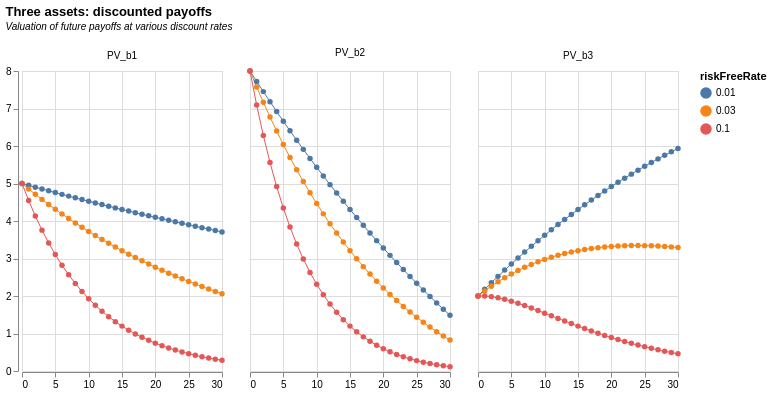

Source (Vega-Lite JSON):
### Vega-Lite specification from a JSON file in a GitHub repository (floating-point values rounded to 4 significant figures)
{"$schema": "https://vega.github.io/schema/vega-lite/v5.json", "title": {"text": "Three assets: discounted payoffs", "subtitle": ["Valuation of future payoffs at various discount rates", ""], "subtitleFontStyle": "italic", "subtitleFontSize": 10, "anchor": "start", "color": "black"}, "width": 200, "height": 300, "data": {"values": [{"year": "0", "riskFreeRate": "0.01", "discountFactor": "1", "bond1": "5", "bond2": "8", "bond3": "2", "PV_b1": "5", "PV_b2": "8", "PV_b3": "2", "cycles": "0", "wages": "10", "asset1": "5", "asset2": "5"}, {"year": "1", "riskFreeRate": "0.01", "discountFactor": "0.99009901", "bond1": "5", "bond2": "7.8", "bond3": "2.2", "PV_b1": "4.95049505", "PV_b2": "7.722772277", "PV_b3": "2.178217822", "cycles": "-0.991778853", "wages": "9.008221147", "asset1": "4.008221147", "asset2": "5.991778853"}, {"year": "2", "riskFreeRate": "0.01", "discountFactor": "0.980296049", "bond1": "5", "bond2": "7.6", "bond3": "2.4", "PV_b1": "4.901480247", "PV_b2": "7.450249975", "PV_b3": "2.352710519", "cycles": "0.253823363", "wages": "10.25382336", "asset1": "5.253823363", "asset2": "4.746176637"}, {"year": "3", "riskFreeRate": "0.01", "discountFactor": "0.970590148", "bond1": "5", "bond2": "7.4", "bond3": "2.6", "PV_b1": "4.85295074", "PV_b2": "7.182367095", "PV_b3": "2.523534385", "cycles": "0.926818505", "wages": "10.92681851", "asset1": "5.926818505", "asset2": "4.073181495"}, {"year": "4", "riskFreeRate": "0.01", "discountFactor": "0.960980344", "bond1": "5", "bond2": "7.2", "bond3": "2.8", "PV_b1": "4.804901722", "PV_b2": "6.91905848", "PV_b3": "2.690744965", "cycles": "-0.491021594", "wages": "9.508978406", "asset1": "4.508978406", "asset2": "5.491021594"}, {"year": "5", "riskFreeRate": "0.01", "discountFactor": "0.951465688", "bond1": "5", "bond2": "7", "bond3": "3", "PV_b1": "4.757328438", "PV_b2": "6.660259813", "PV_b3": "2.854397063", "cycles": "-0.801152636", "wages": "9.198847364", "asset1": "4.198847364", "asset2": "5.801152636"}, {"year": "6", "riskFreeRate": "0.01", "discountFactor": "0.942045235", "bond1": "5", "bond2": "6.8", "bond3": "3.2", "PV_b1": "4.710226176", "PV_b2": "6.4059076", "PV_b3": "3.014544753", "cycles": "0.696058488", "wages": "10.69605849", "asset1": "5.696058488", "asset2": "4.303941512"}, {"year": "7", "riskFreeRate": "0.01", "discountFactor": "0.932718055", "bond1": "5", "bond2": "6.6", "bond3": "3.4", "PV_b1": "4.663590274", "PV_b2": "6.155939161", "PV_b3": "3.171241386", "cycles": "0.623012211", "wages": "10.62301221", "asset1": "5.623012211", "asset2": "4.376987789"}, {"year": "8", "riskFreeRate": "0.01", "discountFactor": "0.923483222", "bond1": "5", "bond2": "6.4", "bond3": "3.6", "PV_b1": "4.617416112", "PV_b2": "5.910292624", "PV_b3": "3.324539601", "cycles": "-0.855504371", "wages": "9.144495629", "asset1": "4.144495629", "asset2": "5.855504371"}, {"year": "9", "riskFreeRate": "0.01", "discountFactor": "0.914339824", "bond1": "5", "bond2": "6.2", "bond3": "3.8", "PV_b1": "4.571699121", "PV_b2": "5.66890691", "PV_b3": "3.474491332", "cycles": "-0.404065219", "wages": "9.595934781", "asset1": "4.595934781", "asset2": "5.404065219"}, {"year": "10", "riskFreeRate": "0.01", "discountFactor": "0.905286955", "bond1": "5", "bond2": "6", "bond3": "4", "PV_b1": "4.526434773", "PV_b2": "5.431721728", "PV_b3": "3.621147819", "cycles": "0.958915723", "wages": "10.95891572", "asset1": "5.958915723", "asset2": "4.041084277"}, {"year": "11", "riskFreeRate": "0.01", "discountFactor": "0.896323718", "bond1": "5", "bond2": "5.8", "bond3": "4.2", "PV_b1": "4.481618588", "PV_b2": "5.198677562", "PV_b3": "3.764559614", "cycles": "0.158652431", "wages": "10.15865243", "asset1": "5.158652431", "asset2": "4.841347569"}, {"year": "12", "riskFreeRate": "0.01", "discountFactor": "0.887449225", "bond1": "5", "bond2": "5.6", "bond3": "4.4", "PV_b1": "4.437246126", "PV_b2": "4.969715661", "PV_b3": "3.904776591", "cycles": "-0.999519224", "wages": "9.000480776", "asset1": "4.000480776", "asset2": "5.999519224"}, {"year": "13", "riskFreeRate": "0.01", "discountFactor": "0.878662599", "bond1": "5", "bond2": "5.4", "bond3": "4.6", "PV_b1": "4.393312996", "PV_b2": "4.744778036", "PV_b3": "4.041847957", "cycles": "0.097151904", "wages": "10.0971519", "asset1": "5.097151904", "asset2": "4.902848096"}, {"year": "14", "riskFreeRate": "0.01", "discountFactor": "0.86996297", "bond1": "5", "bond2": "5.2", "bond3": "4.8", "PV_b1": "4.349814848", "PV_b2": "4.523807442", "PV_b3": "4.175822254", "cycles": "0.974655392", "wages": "10.97465539", "asset1": "5.974655392", "asset2": "4.025344608"}, {"year": "15", "riskFreeRate": "0.01", "discountFactor": "0.861349475", "bond1": "5", "bond2": "5", "bond3": "5", "PV_b1": "4.306747374", "PV_b2": "4.306747374", "PV_b3": "4.306747374", "cycles": "-0.346592904", "wages": "9.653407096", "asset1": "4.653407096", "asset2": "5.346592904"}, {"year": "16", "riskFreeRate": "0.01", "discountFactor": "0.852821262", "bond1": "5", "bond2": "4.8", "bond3": "5.2", "PV_b1": "4.264106311", "PV_b2": "4.093542059", "PV_b3": "4.434670563", "cycles": "-0.885952778", "wages": "9.114047222", "asset1": "4.114047222", "asset2": "5.885952778"}, {"year": "17", "riskFreeRate": "0.01", "discountFactor": "0.844377487", "bond1": "5", "bond2": "4.6", "bond3": "5.4", "PV_b1": "4.221887437", "PV_b2": "3.884136442", "PV_b3": "4.559638432", "cycles": "0.573332477", "wages": "10.57333248", "asset1": "5.573332477", "asset2": "4.426667523"}, {"year": "18", "riskFreeRate": "0.01", "discountFactor": "0.836017314", "bond1": "5", "bond2": "4.4", "bond3": "5.6", "PV_b1": "4.180086571", "PV_b2": "3.678476182", "PV_b3": "4.681696959", "cycles": "0.7392213", "wages": "10.7392213", "asset1": "5.7392213", "asset2": "4.2607787"}, {"year": "19", "riskFreeRate": "0.01", "discountFactor": "0.827739915", "bond1": "5", "bond2": "4.2", "bond3": "5.8", "PV_b1": "4.138699575", "PV_b2": "3.476507643", "PV_b3": "4.800891507", "cycles": "-0.762519447", "wages": "9.237480553", "asset1": "4.237480553", "asset2": "5.762519447"}, {"year": "20", "riskFreeRate": "0.01", "discountFactor": "0.81954447", "bond1": "5", "bond2": "4", "bond3": "6", "PV_b1": "4.097722352", "PV_b2": "3.278177881", "PV_b3": "4.917266822", "cycles": "-0.544071696", "wages": "9.455928304", "asset1": "4.455928304", "asset2": "5.544071696"}, {"year": "21", "riskFreeRate": "0.01", "discountFactor": "0.811430169", "bond1": "5", "bond2": "3.8", "bond3": "6.2", "PV_b1": "4.057150843", "PV_b2": "3.083434641", "PV_b3": "5.030867046", "cycles": "0.901762291", "wages": "10.90176229", "asset1": "5.901762291", "asset2": "4.098237709"}, {"year": "22", "riskFreeRate": "0.01", "discountFactor": "0.803396207", "bond1": "5", "bond2": "3.6", "bond3": "6.4", "PV_b1": "4.016981033", "PV_b2": "2.892226344", "PV_b3": "5.141735722", "cycles": "0.313286037", "wages": "10.31328604", "asset1": "5.313286037", "asset2": "4.686713963"}, {"year": "23", "riskFreeRate": "0.01", "discountFactor": "0.795441789", "bond1": "5", "bond2": "3.4", "bond3": "6.6", "PV_b1": "3.977208943", "PV_b2": "2.704502082", "PV_b3": "5.249915805", "cycles": "-0.981940765", "wages": "9.018059235", "asset1": "4.018059235", "asset2": "5.981940765"}, {"year": "24", "riskFreeRate": "0.01", "discountFactor": "0.787566127", "bond1": "5", "bond2": "3.2", "bond3": "6.8", "PV_b1": "3.937830637", "PV_b2": "2.520211608", "PV_b3": "5.355449666", "cycles": "-0.06198051", "wages": "9.93801949", "asset1": "4.93801949", "asset2": "5.06198051"}, {"year": "25", "riskFreeRate": "0.01", "discountFactor": "0.779768443", "bond1": "5", "bond2": "3", "bond3": "7", "PV_b1": "3.898842215", "PV_b2": "2.339305329", "PV_b3": "5.458379101", "cycles": "0.997803274", "wages": "10.99780327", "asset1": "5.997803274", "asset2": "4.002196726"}, {"year": "26", "riskFreeRate": "0.01", "discountFactor": "0.772047963", "bond1": "5", "bond2": "2.8", "bond3": "7.2", "PV_b1": "3.860239817", "PV_b2": "2.161734297", "PV_b3": "5.558745336", "cycles": "-0.193384667", "wages": "9.806615333", "asset1": "4.806615333", "asset2": "5.193384667"}, {"year": "27", "riskFreeRate": "0.01", "discountFactor": "0.764403924", "bond1": "5", "bond2": "2.6", "bond3": "7.4", "PV_b1": "3.822019621", "PV_b2": "1.987450203", "PV_b3": "5.656589038", "cycles": "-0.948310843", "wages": "9.051689157", "asset1": "4.051689157", "asset2": "5.948310843"}, {"year": "28", "riskFreeRate": "0.01", "discountFactor": "0.756835568", "bond1": "5", "bond2": "2.4", "bond3": "7.6", "PV_b1": "3.784177842", "PV_b2": "1.816405364", "PV_b3": "5.75195032", "cycles": "0.436083376", "wages": "10.43608338", "asset1": "5.436083376", "asset2": "4.563916624"}, {"year": "29", "riskFreeRate": "0.01", "discountFactor": "0.749342147", "bond1": "5", "bond2": "2.2", "bond3": "7.8", "PV_b1": "3.746710735", "PV_b2": "1.648552723", "PV_b3": "5.844868746", "cycles": "0.836705168", "wages": "10.83670517", "asset1": "5.836705168", "asset2": "4.163294832"}, {"year": "30", "riskFreeRate": "0.01", "discountFactor": "0.741922918", "bond1": "5", "bond2": "2", "bond3": "8", "PV_b1": "3.709614589", "PV_b2": "1.483845836", "PV_b3": "5.935383342", "cycles": "-0.650219137", "wages": "9.349780863", "asset1": "4.349780863", "asset2": "5.650219137"}, {"year": "0", "riskFreeRate": "0.03", "discountFactor": "1", "bond1": "5", "bond2": "8", "bond3": "2", "PV_b1": "5", "PV_b2": "8", "PV_b3": "2", "cycles": "0", "wages": "", "asset1": "", "asset2": ""}, {"year": "1", "riskFreeRate": "0.03", "discountFactor": "0.970873786", "bond1": "5", "bond2": "7.8", "bond3": "2.2", "PV_b1": "4.854368932", "PV_b2": "7.572815534", "PV_b3": "2.13592233", "cycles": "-0.991778853", "wages": "", "asset1": "", "asset2": ""}, {"year": "2", "riskFreeRate": "0.03", "discountFactor": "0.942595909", "bond1": "5", "bond2": "7.6", "bond3": "2.4", "PV_b1": "4.712979546", "PV_b2": "7.163728909", "PV_b3": "2.262230182", "cycles": "0.253823363", "wages": "", "asset1": "", "asset2": ""}, {"year": "3", "riskFreeRate": "0.03", "discountFactor": "0.915141659", "bond1": "5", "bond2": "7.4", "bond3": "2.6", "PV_b1": "4.575708297", "PV_b2": "6.772048279", "PV_b3": "2.379368314", "cycles": "0.926818505", "wages": "", "asset1": "", "asset2": ""}, {"year": "4", "riskFreeRate": "0.03", "discountFactor": "0.888487048", "bond1": "5", "bond2": "7.2", "bond3": "2.8", "PV_b1": "4.44243524", "PV_b2": "6.397106745", "PV_b3": "2.487763734", "cycles": "-0.491021594", "wages": "", "asset1": "", "asset2": ""}, {"year": "5", "riskFreeRate": "0.03", "discountFactor": "0.862608784", "bond1": "5", "bond2": "7", "bond3": "3", "PV_b1": "4.313043922", "PV_b2": "6.038261491", "PV_b3": "2.587826353", "cycles": "-0.801152636", "wages": "", "asset1": "", "asset2": ""}, {"year": "6", "riskFreeRate": "0.03", "discountFactor": "0.837484257", "bond1": "5", "bond2": "6.8", "bond3": "3.2", "PV_b1": "4.187421283", "PV_b2": "5.694892945", "PV_b3": "2.679949621", "cycles": "0.696058488", "wages": "", "asset1": "", "asset2": ""}, {"year": "7", "riskFreeRate": "0.03", "discountFactor": "0.813091511", "bond1": "5", "bond2": "6.6", "bond3": "3.4", "PV_b1": "4.065457557", "PV_b2": "5.366403975", "PV_b3": "2.764511139", "cycles": "0.623012211", "wages": "", "asset1": "", "asset2": ""}, {"year": "8", "riskFreeRate": "0.03", "discountFactor": "0.789409234", "bond1": "5", "bond2": "6.4", "bond3": "3.6", "PV_b1": "3.947046172", "PV_b2": "5.0522191", "PV_b3": "2.841873244", "cycles": "-0.855504371", "wages": "", "asset1": "", "asset2": ""}, {"year": "9", "riskFreeRate": "0.03", "discountFactor": "0.766416732", "bond1": "5", "bond2": "6.2", "bond3": "3.8", "PV_b1": "3.832083662", "PV_b2": "4.751783741", "PV_b3": "2.912383583", "cycles": "-0.404065219", "wages": "", "asset1": "", "asset2": ""}, {"year": "10", "riskFreeRate": "0.03", "discountFactor": "0.744093915", "bond1": "5", "bond2": "6", "bond3": "4", "PV_b1": "3.720469574", "PV_b2": "4.464563489", "PV_b3": "2.97637566", "cycles": "0.958915723", "wages": "", "asset1": "", "asset2": ""}, {"year": "11", "riskFreeRate": "0.03", "discountFactor": "0.722421277", "bond1": "5", "bond2": "5.8", "bond3": "4.2", "PV_b1": "3.612106383", "PV_b2": "4.190043404", "PV_b3": "3.034169362", "cycles": "0.158652431", "wages": "", "asset1": "", "asset2": ""}, {"year": "12", "riskFreeRate": "0.03", "discountFactor": "0.70137988", "bond1": "5", "bond2": "5.6", "bond3": "4.4", "PV_b1": "3.506899401", "PV_b2": "3.927727329", "PV_b3": "3.086071473", "cycles": "-0.999519224", "wages": "", "asset1": "", "asset2": ""}, {"year": "13", "riskFreeRate": "0.03", "discountFactor": "0.68095134", "bond1": "5", "bond2": "5.4", "bond3": "4.6", "PV_b1": "3.4047567", "PV_b2": "3.677137236", "PV_b3": "3.132376164", "cycles": "0.097151904", "wages": "", "asset1": "", "asset2": ""}, {"year": "14", "riskFreeRate": "0.03", "discountFactor": "0.661117806", "bond1": "5", "bond2": "5.2", "bond3": "4.8", "PV_b1": "3.305589029", "PV_b2": "3.43781259", "PV_b3": "3.173365468", "cycles": "0.974655392", "wages": "", "asset1": "", "asset2": ""}, {"year": "15", "riskFreeRate": "0.03", "discountFactor": "0.641861947", "bond1": "5", "bond2": "5", "bond3": "5", "PV_b1": "3.209309737", "PV_b2": "3.209309737", "PV_b3": "3.209309737", "cycles": "-0.346592904", "wages": "", "asset1": "", "asset2": ""}, {"year": "16", "riskFreeRate": "0.03", "discountFactor": "0.623166939", "bond1": "5", "bond2": "4.8", "bond3": "5.2", "PV_b1": "3.115834696", "PV_b2": "2.991201308", "PV_b3": "3.240468084", "cycles": "-0.885952778", "wages": "", "asset1": "", "asset2": ""}, {"year": "17", "riskFreeRate": "0.03", "discountFactor": "0.605016446", "bond1": "5", "bond2": "4.6", "bond3": "5.4", "PV_b1": "3.025082229", "PV_b2": "2.783075651", "PV_b3": "3.267088808", "cycles": "0.573332477", "wages": "", "asset1": "", "asset2": ""}, {"year": "18", "riskFreeRate": "0.03", "discountFactor": "0.587394608", "bond1": "5", "bond2": "4.4", "bond3": "5.6", "PV_b1": "2.936973038", "PV_b2": "2.584536274", "PV_b3": "3.289409803", "cycles": "0.7392213", "wages": "", "asset1": "", "asset2": ""}, {"year": "19", "riskFreeRate": "0.03", "discountFactor": "0.570286027", "bond1": "5", "bond2": "4.2", "bond3": "5.8", "PV_b1": "2.851430134", "PV_b2": "2.395201313", "PV_b3": "3.307658956", "cycles": "-0.762519447", "wages": "", "asset1": "", "asset2": ""}, {"year": "20", "riskFreeRate": "0.03", "discountFactor": "0.553675754", "bond1": "5", "bond2": "4", "bond3": "6", "PV_b1": "2.768378771", "PV_b2": "2.214703017", "PV_b3": "3.322054525", "cycles": "-0.544071696", "wages": "", "asset1": "", "asset2": ""}, {"year": "21", "riskFreeRate": "0.03", "discountFactor": "0.537549276", "bond1": "5", "bond2": "3.8", "bond3": "6.2", "PV_b1": "2.68774638", "PV_b2": "2.042687248", "PV_b3": "3.332805511", "cycles": "0.901762291", "wages": "", "asset1": "", "asset2": ""}, {"year": "22", "riskFreeRate": "0.03", "discountFactor": "0.521892501", "bond1": "5", "bond2": "3.6", "bond3": "6.4", "PV_b1": "2.609462504", "PV_b2": "1.878813003", "PV_b3": "3.340112006", "cycles": "0.313286037", "wages": "", "asset1": "", "asset2": ""}, {"year": "23", "riskFreeRate": "0.03", "discountFactor": "0.506691748", "bond1": "5", "bond2": "3.4", "bond3": "6.6", "PV_b1": "2.533458742", "PV_b2": "1.722751945", "PV_b3": "3.34416554", "cycles": "-0.981940765", "wages": "", "asset1": "", "asset2": ""}, {"year": "24", "riskFreeRate": "0.03", "discountFactor": "0.491933736", "bond1": "5", "bond2": "3.2", "bond3": "6.8", "PV_b1": "2.459668682", "PV_b2": "1.574187956", "PV_b3": "3.345149407", "cycles": "-0.06198051", "wages": "", "asset1": "", "asset2": ""}, {"year": "25", "riskFreeRate": "0.03", "discountFactor": "0.477605569", "bond1": "5", "bond2": "3", "bond3": "7", "PV_b1": "2.388027846", "PV_b2": "1.432816708", "PV_b3": "3.343238985", "cycles": "0.997803274", "wages": "", "asset1": "", "asset2": ""}, {"year": "26", "riskFreeRate": "0.03", "discountFactor": "0.463694727", "bond1": "5", "bond2": "2.8", "bond3": "7.2", "PV_b1": "2.318473637", "PV_b2": "1.298345237", "PV_b3": "3.338602038", "cycles": "-0.193384667", "wages": "", "asset1": "", "asset2": ""}, {"year": "27", "riskFreeRate": "0.03", "discountFactor": "0.450189056", "bond1": "5", "bond2": "2.6", "bond3": "7.4", "PV_b1": "2.250945279", "PV_b2": "1.170491545", "PV_b3": "3.331399013", "cycles": "-0.948310843", "wages": "", "asset1": "", "asset2": ""}, {"year": "28", "riskFreeRate": "0.03", "discountFactor": "0.437076753", "bond1": "5", "bond2": "2.4", "bond3": "7.6", "PV_b1": "2.185383766", "PV_b2": "1.048984208", "PV_b3": "3.321783324", "cycles": "0.436083376", "wages": "", "asset1": "", "asset2": ""}, {"year": "29", "riskFreeRate": "0.03", "discountFactor": "0.424346362", "bond1": "5", "bond2": "2.2", "bond3": "7.8", "PV_b1": "2.121731812", "PV_b2": "0.933561997", "PV_b3": "3.309901626", "cycles": "0.836705168", "wages": "", "asset1": "", "asset2": ""}, {"year": "30", "riskFreeRate": "0.03", "discountFactor": "0.41198676", "bond1": "5", "bond2": "2", "bond3": "8", "PV_b1": "2.059933798", "PV_b2": "0.823973519", "PV_b3": "3.295894076", "cycles": "-0.650219137", "wages": "", "asset1": "", "asset2": ""}, {"year": "0", "riskFreeRate": "0.1", "discountFactor": "1", "bond1": "5", "bond2": "8", "bond3": "2", "PV_b1": "5", "PV_b2": "8", "PV_b3": "2", "cycles": "0", "wages": "", "asset1": "", "asset2": ""}, {"year": "1", "riskFreeRate": "0.1", "discountFactor": "0.909090909", "bond1": "5", "bond2": "7.8", "bond3": "2.2", "PV_b1": "4.545454545", "PV_b2": "7.090909091", "PV_b3": "2", "cycles": "-0.991778853", "wages": "", "asset1": "", "asset2": ""}, {"year": "2", "riskFreeRate": "0.1", "discountFactor": "0.826446281", "bond1": "5", "bond2": "7.6", "bond3": "2.4", "PV_b1": "4.132231405", "PV_b2": "6.280991736", "PV_b3": "1.983471074", "cycles": "0.253823363", "wages": "", "asset1": "", "asset2": ""}, {"year": "3", "riskFreeRate": "0.1", "discountFactor": "0.751314801", "bond1": "5", "bond2": "7.4", "bond3": "2.6", "PV_b1": "3.756574005", "PV_b2": "5.559729527", "PV_b3": "1.953418482", "cycles": "0.926818505", "wages": "", "asset1": "", "asset2": ""}, {"year": "4", "riskFreeRate": "0.1", "discountFactor": "0.683013455", "bond1": "5", "bond2": "7.2", "bond3": "2.8", "PV_b1": "3.415067277", "PV_b2": "4.917696879", "PV_b3": "1.912437675", "cycles": "-0.491021594", "wages": "", "asset1": "", "asset2": ""}, {"year": "5", "riskFreeRate": "0.1", "discountFactor": "0.620921323", "bond1": "5", "bond2": "7", "bond3": "3", "PV_b1": "3.104606615", "PV_b2": "4.346449261", "PV_b3": "1.862763969", "cycles": "-0.801152636", "wages": "", "asset1": "", "asset2": ""}, {"year": "6", "riskFreeRate": "0.1", "discountFactor": "0.56447393", "bond1": "5", "bond2": "6.8", "bond3": "3.2", "PV_b1": "2.82236965", "PV_b2": "3.838422724", "PV_b3": "1.806316576", "cycles": "0.696058488", "wages": "", "asset1": "", "asset2": ""}, {"year": "7", "riskFreeRate": "0.1", "discountFactor": "0.513158118", "bond1": "5", "bond2": "6.6", "bond3": "3.4", "PV_b1": "2.565790591", "PV_b2": "3.38684358", "PV_b3": "1.744737602", "cycles": "0.623012211", "wages": "", "asset1": "", "asset2": ""}, {"year": "8", "riskFreeRate": "0.1", "discountFactor": "0.46650738", "bond1": "5", "bond2": "6.4", "bond3": "3.6", "PV_b1": "2.332536901", "PV_b2": "2.985647233", "PV_b3": "1.679426569", "cycles": "-0.855504371", "wages": "", "asset1": "", "asset2": ""}, {"year": "9", "riskFreeRate": "0.1", "discountFactor": "0.424097618", "bond1": "5", "bond2": "6.2", "bond3": "3.8", "PV_b1": "2.120488092", "PV_b2": "2.629405234", "PV_b3": "1.61157095", "cycles": "-0.404065219", "wages": "", "asset1": "", "asset2": ""}, {"year": "10", "riskFreeRate": "0.1", "discountFactor": "0.385543289", "bond1": "5", "bond2": "6", "bond3": "4", "PV_b1": "1.927716447", "PV_b2": "2.313259737", "PV_b3": "1.542173158", "cycles": "0.958915723", "wages": "", "asset1": "", "asset2": ""}, {"year": "11", "riskFreeRate": "0.1", "discountFactor": "0.350493899", "bond1": "5", "bond2": "5.8", "bond3": "4.2", "PV_b1": "1.752469497", "PV_b2": "2.032864617", "PV_b3": "1.472074378", "cycles": "0.158652431", "wages": "", "asset1": "", "asset2": ""}, {"year": "12", "riskFreeRate": "0.1", "discountFactor": "0.318630818", "bond1": "5", "bond2": "5.6", "bond3": "4.4", "PV_b1": "1.593154089", "PV_b2": "1.784332579", "PV_b3": "1.401975598", "cycles": "-0.999519224", "wages": "", "asset1": "", "asset2": ""}, {"year": "13", "riskFreeRate": "0.1", "discountFactor": "0.28966438", "bond1": "5", "bond2": "5.4", "bond3": "4.6", "PV_b1": "1.448321899", "PV_b2": "1.564187651", "PV_b3": "1.332456147", "cycles": "0.097151904", "wages": "", "asset1": "", "asset2": ""}, {"year": "14", "riskFreeRate": "0.1", "discountFactor": "0.263331254", "bond1": "5", "bond2": "5.2", "bond3": "4.8", "PV_b1": "1.316656272", "PV_b2": "1.369322522", "PV_b3": "1.263990021", "cycles": "0.974655392", "wages": "", "asset1": "", "asset2": ""}, {"year": "15", "riskFreeRate": "0.1", "discountFactor": "0.239392049", "bond1": "5", "bond2": "5", "bond3": "5", "PV_b1": "1.196960247", "PV_b2": "1.196960247", "PV_b3": "1.196960247", "cycles": "-0.346592904", "wages": "", "asset1": "", "asset2": ""}, {"year": "16", "riskFreeRate": "0.1", "discountFactor": "0.217629136", "bond1": "5", "bond2": "4.8", "bond3": "5.2", "PV_b1": "1.088145679", "PV_b2": "1.044619852", "PV_b3": "1.131671506", "cycles": "-0.885952778", "wages": "", "asset1": "", "asset2": ""}, {"year": "17", "riskFreeRate": "0.1", "discountFactor": "0.197844669", "bond1": "5", "bond2": "4.6", "bond3": "5.4", "PV_b1": "0.989223345", "PV_b2": "0.910085477", "PV_b3": "1.068361212", "cycles": "0.573332477", "wages": "", "asset1": "", "asset2": ""}, {"year": "18", "riskFreeRate": "0.1", "discountFactor": "0.17985879", "bond1": "5", "bond2": "4.4", "bond3": "5.6", "PV_b1": "0.89929395", "PV_b2": "0.791378676", "PV_b3": "1.007209223", "cycles": "0.7392213", "wages": "", "asset1": "", "asset2": ""}, {"year": "19", "riskFreeRate": "0.1", "discountFactor": "0.163507991", "bond1": "5", "bond2": "4.2", "bond3": "5.8", "PV_b1": "0.817539954", "PV_b2": "0.686733561", "PV_b3": "0.948346347", "cycles": "-0.762519447", "wages": "", "asset1": "", "asset2": ""}, {"year": "20", "riskFreeRate": "0.1", "discountFactor": "0.148643628", "bond1": "5", "bond2": "4", "bond3": "6", "PV_b1": "0.74321814", "PV_b2": "0.594574512", "PV_b3": "0.891861768", "cycles": "-0.544071696", "wages": "", "asset1": "", "asset2": ""}, {"year": "21", "riskFreeRate": "0.1", "discountFactor": "0.135130571", "bond1": "5", "bond2": "3.8", "bond3": "6.2", "PV_b1": "0.675652855", "PV_b2": "0.51349617", "PV_b3": "0.83780954", "cycles": "0.901762291", "wages": "", "asset1": "", "asset2": ""}, {"year": "22", "riskFreeRate": "0.1", "discountFactor": "0.122845974", "bond1": "5", "bond2": "3.6", "bond3": "6.4", "PV_b1": "0.614229868", "PV_b2": "0.442245505", "PV_b3": "0.786214231", "cycles": "0.313286037", "wages": "", "asset1": "", "asset2": ""}, {"year": "23", "riskFreeRate": "0.1", "discountFactor": "0.111678158", "bond1": "5", "bond2": "3.4", "bond3": "6.6", "PV_b1": "0.558390789", "PV_b2": "0.379705737", "PV_b3": "0.737075841", "cycles": "-0.981940765", "wages": "", "asset1": "", "asset2": ""}, {"year": "24", "riskFreeRate": "0.1", "discountFactor": "0.101525598", "bond1": "5", "bond2": "3.2", "bond3": "6.8", "PV_b1": "0.50762799", "PV_b2": "0.324881914", "PV_b3": "0.690374066", "cycles": "-0.06198051", "wages": "", "asset1": "", "asset2": ""}, {"year": "25", "riskFreeRate": "0.1", "discountFactor": "0.092295998", "bond1": "5", "bond2": "3", "bond3": "7", "PV_b1": "0.461479991", "PV_b2": "0.276887995", "PV_b3": "0.646071987", "cycles": "0.997803274", "wages": "", "asset1": "", "asset2": ""}, {"year": "26", "riskFreeRate": "0.1", "discountFactor": "0.083905453", "bond1": "5", "bond2": "2.8", "bond3": "7.2", "PV_b1": "0.419527264", "PV_b2": "0.234935268", "PV_b3": "0.604119261", "cycles": "-0.193384667", "wages": "", "asset1": "", "asset2": ""}, {"year": "27", "riskFreeRate": "0.1", "discountFactor": "0.076277684", "bond1": "5", "bond2": "2.6", "bond3": "7.4", "PV_b1": "0.381388422", "PV_b2": "0.19832198", "PV_b3": "0.564454865", "cycles": "-0.948310843", "wages": "", "asset1": "", "asset2": ""}, {"year": "28", "riskFreeRate": "0.1", "discountFactor": "0.069343349", "bond1": "5", "bond2": "2.4", "bond3": "7.6", "PV_b1": "0.346716747", "PV_b2": "0.166424039", "PV_b3": "0.527009456", "cycles": "0.436083376", "wages": "", "asset1": "", "asset2": ""}, {"year": "29", "riskFreeRate": "0.1", "discountFactor": "0.063039409", "bond1": "5", "bond2": "2.2", "bond3": "7.8", "PV_b1": "0.315197043", "PV_b2": "0.138686699", "PV_b3": "0.491707387", "cycles": "0.836705168", "wages": "", "asset1": "", "asset2": ""}, {"year": "30", "riskFreeRate": "0.1", "discountFactor": "0.057308553", "bond1": "5", "bond2": "2", "bond3": "8", "PV_b1": "0.286542767", "PV_b2": "0.114617107", "PV_b3": "0.458468426", "cycles": "-0.650219137", "wages": "", "asset1": "", "asset2": ""}], "format": {"parse": {"year": "number"}}}, "transform": [{"fold": ["PV_b1", "PV_b2", "PV_b3"], "as": ["asset", "value"]}], "mark": {"type": "line", "point": {"color": "rgb(128,0,0)"}, "color": "rgb(128,0,0)", "strokeWidth": 1}, "encoding": {"x": {"field": "year", "type": "quantitative", "title": null}, "y": {"field": "value", "type": "quantitative", "title": null}, "facet": {"field": "asset", "type": "nominal", "title": null, "columns": 3}, "color": {"field": "riskFreeRate"}}}
